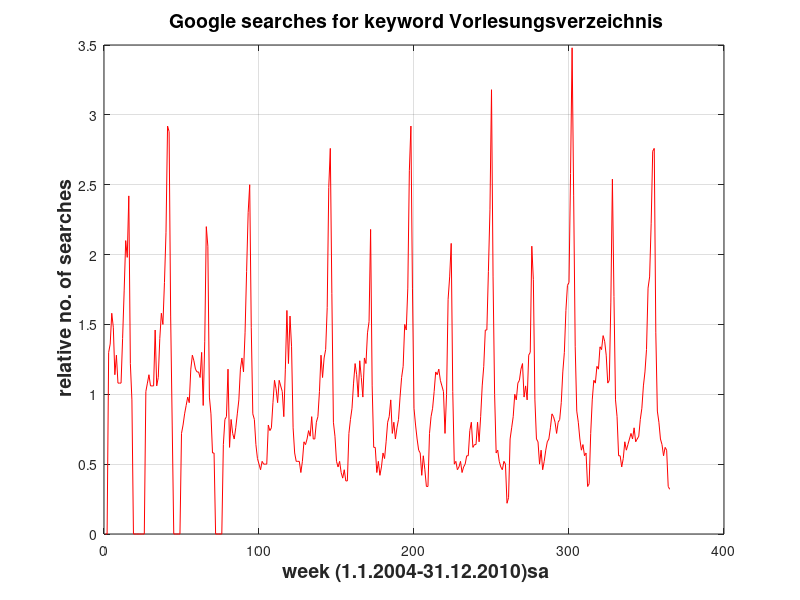
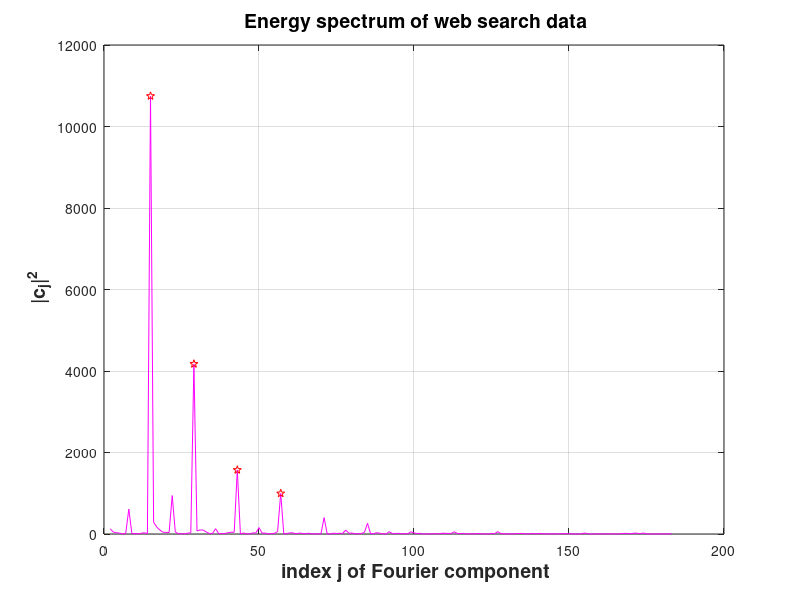

Reproduce these figures in MATLAB, in order.
% Tracking of periodicity in data
% Data obtained from \textsf{Google Trends}, keyword ``Vorlesungsverzeichnis''
% Exported as .csv-file, non data lines removed, preprocessed by command \texttt{cut -f 2 -d,}

% read ASCI data from file
y = dlmread('trend.dat'); n = length(y);

figure('name','data');
plot(y,'r-'); grid on;
title('{\bf Google searches for keyword Vorlesungsverzeichnis}','fontsize',14);
xlabel('{\bf week (1.1.2004-31.12.2010)sa}','fontsize',14);
ylabel('{\bf relative no. of searches}','fontsize',14);
print -depsc2 '../PICTURES/searchdata.eps';

% Periodicity analysis by means of DFT
c = fft(y); 
p = abs(c(2:floor((n+1)/2))).^2; % Power spectrum
figure('name','Fourier spectrum');
plot(2:floor((n+1)/2),p,'m-'); grid on; hold on;
[mx,idx] = sort(p,'descend');
plot(1+idx(1:4),p(idx(1:4)),'rp');
xlabel('{\bf index j of Fourier component}','fontsize',14);
ylabel('{\bf |c_j|^2}','fontsize',14);
title('{\bf Energy spectrum of web search data}','fontsize',14);
print -depsc2 '../PICTURES/fourierdata.eps';
